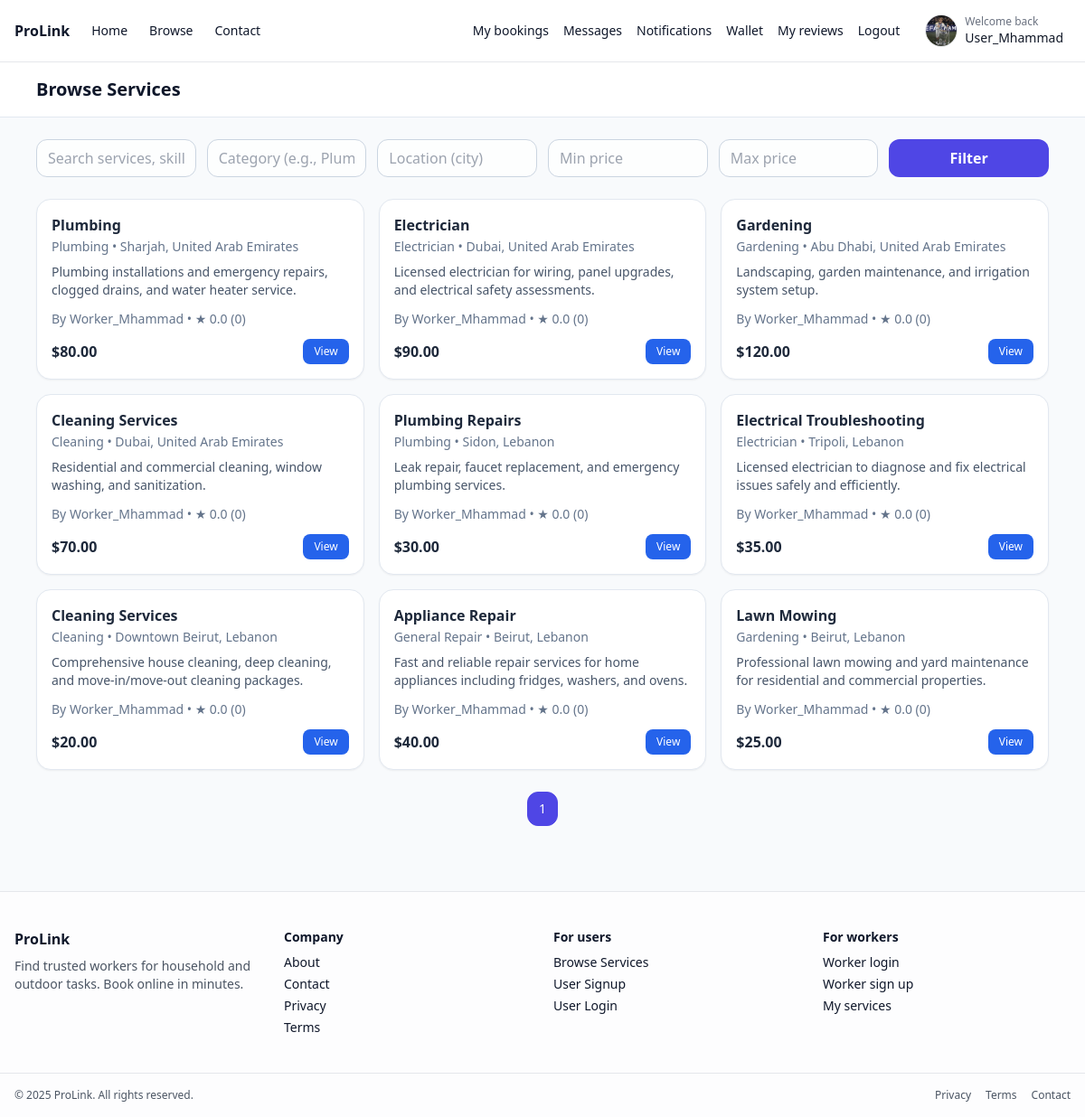
The app's page /browse.php (signed in) with its own data.
### tables this page shows
CREATE TABLE `users` (
  `user_id` int(11) NOT NULL,
  `full_name` varchar(100) NOT NULL,
  `email` varchar(100) NOT NULL,
  `password` varchar(255) NOT NULL,
  `phone` varchar(20) DEFAULT NULL,
  `address` varchar(255) DEFAULT NULL,
  `profile_image` varchar(255) DEFAULT NULL,
  `created_at` timestamp NOT NULL DEFAULT current_timestamp()
);

CREATE TABLE `services` (
  `service_id` int(11) NOT NULL,
  `worker_id` int(11) NOT NULL,
  `title` varchar(150) NOT NULL,
  `description` text NOT NULL,
  `category` varchar(100) NOT NULL,
  `price` decimal(10,2) NOT NULL,
  `location` varchar(150) DEFAULT NULL,
  `status` enum('active','inactive') DEFAULT 'active',
  `created_at` timestamp NOT NULL DEFAULT current_timestamp()
);

CREATE TABLE `workers` (
  `worker_id` int(11) NOT NULL,
  `full_name` varchar(100) NOT NULL,
  `email` varchar(100) NOT NULL,
  `password` varchar(255) NOT NULL,
  `phone` varchar(20) DEFAULT NULL,
  `skill_category` varchar(100) DEFAULT NULL,
  `hourly_rate` decimal(10,2) DEFAULT NULL,
  `bio` text DEFAULT NULL,
  `rating` float DEFAULT 0,
  `created_at` timestamp NOT NULL DEFAULT current_timestamp(),
  `status` enum('active','inactive') DEFAULT 'active',
  `profile_image` varchar(255) DEFAULT NULL
);

### browse.php (the view, shortened to what this page needs)
<?php
if (!isset($conn) || !($conn instanceof mysqli)) {
  $db_host = getenv('DB_HOST') ?: 'localhost';
  $db_user = getenv('DB_USER') ?: 'root';
  $db_pass = getenv('DB_PASS') ?: '';
  $db_name = getenv('DB_NAME') ?: 'prolink_db';
  $conn = @new mysqli($db_host, $db_user, $db_pass, $db_name);
}
$conn->set_charset('utf8mb4');
$q         = trim($_GET['q'] ?? '');
$category  = trim($_GET['category'] ?? '');
$location  = trim($_GET['location'] ?? '');
$min_price = trim($_GET['min_price'] ?? '');
$max_price = trim($_GET['max_price'] ?? '');
$page      = max(1, (int)($_GET['page'] ?? 1));
$per_page  = 12;
$offset    = ($page - 1) * $per_page;
$where = [];
$params = [];
$types  = '';
$where_sql = $where ? ('WHERE ' . implode(' AND ', $where)) : '';
$count_sql = "SELECT COUNT(*)
              FROM services s
              INNER JOIN workers w ON w.worker_id = s.worker_id
              $where_sql";
$count_stmt = $conn->prepare($count_sql);
$count_stmt->execute();
$count_stmt->bind_result($total);
$total = (int)$total;
$total_pages = max(1, (int)ceil($total / $per_page));
$sql = "SELECT
          s.service_id, s.title, s.description, s.category, s.price, s.location, s.status, s.created_at,
          w.worker_id, w.full_name,
          COALESCE(rv.avg_rating, w.rating, 0) AS avg_rating,
          COALESCE(rv.review_count, 0) AS review_count,
          w.skill_category, w.hourly_rate
        FROM services s
        INNER JOIN workers w ON w.worker_id = s.worker_id
        LEFT JOIN (
          SELECT worker_id, AVG(rating) AS avg_rating, COUNT(*) AS review_count
          FROM reviews
          GROUP BY worker_id
        ) rv ON rv.worker_id = w.worker_id
        $where_sql
        ORDER BY s.created_at DESC
        LIMIT ? OFFSET ?";
$stmt = $conn->prepare($sql);
$types2 = $types . 'ii';
$params2 = $params;
$params2[] = $per_page;
$params2[] = $offset;
$stmt->bind_param($types2, ...$params2);
$stmt->execute();
$result = $stmt->get_result();
$rows = $result ? $result->fetch_all(MYSQLI_ASSOC) : [];
function h($v){ return htmlspecialchars((string)$v, ENT_QUOTES, 'UTF-8'); }
?>
<!DOCTYPE html>
<html lang="en">
<head>
  <script src="https://cdn.tailwindcss.com"></script>
</head>
<body class="bg-slate-50 text-slate-900">
  <?php include __DIR__ . '/partials/navbar.php'; ?>
  <header class="sticky top-0 z-10 bg-white border-b border-slate-200">
    <div class="max-w-6xl mx-auto px-4 py-4">
      <h1 class="text-xl font-semibold">Browse Services</h1>
    </div>
  </header>
  <main class="max-w-6xl mx-auto px-4 py-6">
    <form class="grid gap-3 sm:grid-cols-2 lg:grid-cols-6 mb-6" method="get">
      <input type="text" name="q" placeholder="Search services, skills or names…" value="<?= h($q) ?>"
             class="w-full rounded-xl border border-slate-300 bg-white/80 px-3 py-2 focus:outline-none focus:ring-2 focus:ring-indigo-500" />
      <input type="text" name="category" placeholder="Category (e.g., Plumbing)" value="<?= h($category) ?>"
             class="w-full rounded-xl border border-slate-300 bg-white/80 px-3 py-2 focus:outline-none focus:ring-2 focus:ring-indigo-500" />
      <input type="text" name="location" placeholder="Location (city)" value="<?= h($location) ?>"
             class="w-full rounded-xl border border-slate-300 bg-white/80 px-3 py-2 focus:outline-none focus:ring-2 focus:ring-indigo-500" />
      <input type="number" step="0.01" name="min_price" placeholder="Min price" value="<?= h($min_price) ?>"
             class="w-full rounded-xl border border-slate-300 bg-white/80 px-3 py-2 focus:outline-none focus:ring-2 focus:ring-indigo-500" />
      <input type="number" step="0.01" name="max_price" placeholder="Max price" value="<?= h($max_price) ?>"
             class="w-full rounded-xl border border-slate-300 bg-white/80 px-3 py-2 focus:outline-none focus:ring-2 focus:ring-indigo-500" />
      <button type="submit"
              class="inline-flex items-center justify-center rounded-xl bg-indigo-600 text-white font-semibold px-4 py-2 hover:bg-indigo-700 transition">
        Filter
      </button>
    </form>
    <?php if (empty($rows)): ?>
      <div class="text-center text-slate-500 py-16">No services found. Try broadening your filters.</div>
    <?php else: ?>
      <div class="grid gap-4 sm:grid-cols-2 lg:grid-cols-3">
        <?php foreach ($rows as $r): ?>
          <div class="rounded-2xl border border-slate-200 bg-white p-4 shadow-sm">
            <div class="font-semibold text-slate-800"><?= h($r['title']) ?></div>
            <div class="text-sm text-slate-500 mt-0.5"><?= h($r['category']) ?> • <?= h($r['location'] ?? 'N/A') ?></div>
            <p class="text-sm text-slate-600 mt-2">
              <?= h(mb_strimwidth($r['description'], 0, 120, '…', 'UTF-8')) ?>
            </p>
            <div class="text-sm text-slate-500 mt-3">
              By <?= h($r['full_name']) ?> • ★ <?= number_format((float)($r['avg_rating'] ?? 0), 1) ?> (<?= (int)($r['review_count'] ?? 0) ?>)
            </div>
                        <div class="mt-3 flex items-center justify-between">
              <div class="font-bold text-slate-800">
                $<?= number_format((float)$r['price'], 2) ?>
              </div>
              <a
                href="service.php?id=<?= (int)$r['service_id'] ?>"
                class="inline-flex items-center px-3 py-1.5 rounded-lg bg-blue-600 text-white text-xs hover:bg-blue-700"
              >
                View
              </a>
            </div>
          </div>
        <?php endforeach; ?>
      </div>
      <nav class="flex justify-center gap-2 mt-6" aria-label="Pagination">
        <?php
          $qs = $_GET; unset($qs['page']);
          for ($p = 1; $p <= $total_pages; $p++):
            $qs['page'] = $p;
            $url = '?' . http_build_query($qs);
            $isActive = $p === $page;
        ?>
          <a href="<?= $url ?>"
             class="px-3 py-2 rounded-xl border text-sm <?= $isActive ? 'bg-indigo-600 text-white border-indigo-600' : 'bg-white border-slate-200 text-slate-800 hover:bg-slate-50' ?>">
             <?= $p ?>
          </a>
        <?php endfor; ?>
      </nav>
    <?php endif; ?>
  </main>
   <?php include (__DIR__) . '/partials/footer.php'; ?>
</body>
</html>

### partials/navbar.php (shortened to what this page needs)
<?php
$root = dirname(__DIR__);
$baseUrl = defined('BASE_URL') ? rtrim((string)BASE_URL, '/') : '/Prolink';
if (!function_exists('initials_from_name')) {
  function initials_from_name(string $name): string {
    $name = trim(str_replace('_', ' ', $name));
    $parts = preg_split('/\s+/', $name);
    $ini = '';
    foreach ($parts as $p) {
      $p = trim($p);
      $ini .= function_exists('mb_substr') ? mb_strtoupper(mb_substr($p, 0, 1)) : strtoupper(substr($p, 0, 1));
      $len = function_exists('mb_strlen') ? mb_strlen($ini) : strlen($ini);
      if ($len >= 2) break;
    }
    return $ini !== '' ? $ini : 'U';
  }
}
if (!function_exists('prolink_profile_image_from_db')) {
  function prolink_profile_image_from_db(?string $relPath, string $baseUrl, string $root): ?string {
    $relPath = trim((string)$relPath);
    $relPath = ltrim($relPath, '/');
    $fs = $root . '/' . $relPath;
    return $baseUrl . '/' . $relPath . '?v=' . @filemtime($fs);
  }
}
?>
<nav class="bg-white border-b">
  <div class="max-w-7xl mx-auto px-4 py-3 flex items-center justify-between">
    <div class="flex items-center gap-6">
      <a href="<?= h($baseUrl) ?>/" class="font-bold">ProLink</a>
      <a href="<?= h($baseUrl) ?>/" class="text-sm">Home</a>
      <a href="<?= h($baseUrl) ?>/browse.php" class="text-sm">Browse</a>
      <a href="<?= h($baseUrl) ?>/pages/contact.php" class="text-sm">Contact</a>
    </div>
    <div class="flex items-center gap-4">
      <?php if (!empty($_SESSION['user_id'])): ?>
        <?php
          $uid = (int)$_SESSION['user_id'];
          $displayName = 'User';
          $profileImageRel = null;
          $hasImgCol = (function_exists('col_exists') && isset($conn) && ($conn instanceof mysqli))
            ? col_exists($conn, 'users', 'profile_image')
            : false;
          if (isset($conn) && ($conn instanceof mysqli)) {
            if ($hasImgCol) {
              $st = @$conn->prepare('SELECT full_name, profile_image FROM users WHERE user_id=? LIMIT 1');
            } else {
              $st = @$conn->prepare('SELECT full_name FROM users WHERE user_id=? LIMIT 1');
            }
            if ($st) {
              @$st->bind_param('i', $uid);
              @$st->execute();
              $res = @$st->get_result();
              $row = $res ? $res->fetch_assoc() : null;
              if (!empty($row['full_name'])) $displayName = (string)$row['full_name'];
              if ($hasImgCol && !empty($row['profile_image'])) $profileImageRel = (string)$row['profile_image'];
            }
          }
          $imgUrl = prolink_profile_image_from_db($profileImageRel, $baseUrl, $root);
          $initials = initials_from_name($displayName);
        ?>
        <a class="text-sm" href="<?= h($baseUrl) ?>/user/my-bookings.php">My bookings</a>
        <a class="text-sm" href="<?= h($baseUrl) ?>/user/user-messages.php">Messages</a>
        <a class="text-sm" href="<?= h($baseUrl) ?>/user/notifications.php">Notifications</a>
        <a class="text-sm" href="<?= h($baseUrl) ?>/user/wallet.php">Wallet</a>
        <a class="text-sm" href="<?= h($baseUrl) ?>/user/my-reviews.php">My reviews</a>
        <a class="text-sm" href="<?= h($baseUrl) ?>/auth/logout.php">Logout</a>
        <a href="<?= h($baseUrl) ?>/user/profile.php"
           class="flex items-center gap-2 ml-1 px-2 py-1 rounded-full hover:bg-gray-50"
           title="Edit profile">
          <?php if (!empty($imgUrl)): ?>
            <img src="<?= h($imgUrl) ?>" alt="Profile" class="w-9 h-9 rounded-full object-cover border" />
          <?php else: ?>
            <div class="w-9 h-9 rounded-full bg-blue-600 text-white flex items-center justify-center text-xs font-semibold">
              <?= h($initials) ?>
            </div>
          <?php endif; ?>
          <div class="hidden md:block leading-tight">
            <div class="text-xs text-gray-500">Welcome back</div>
            <div class="text-sm font-medium text-gray-900 max-w-[180px] truncate"><?= h($displayName) ?></div>
          </div>
        </a>
      <?php elseif (!empty($_SESSION['admin_id'])): ?>
        <a class="text-sm" href="<?= h($baseUrl) ?>/admin/view-notifications.php">Notifications</a>
        <a class="text-sm" href="<?= h($baseUrl) ?>/auth/logout.php">Logout</a>
      <?php else: ?>
        <a class="text-sm" href="<?= h($baseUrl) ?>/auth/login.php">Login</a>
        <a class="text-sm bg-blue-600 text-white px-3 py-1 rounded" href="<?= h($baseUrl) ?>/auth/register.php">Sign up</a>
      <?php endif; ?>
    </div>
  </div>
</nav>

### records on screen
users: profile_image (picture), full_name "User_Mhammad"
services: title "Plumbing", category "Plumbing", location "Sharjah, United Arab Emirates", description "Plumbing installations and emergency repairs, clogged drains, and water heater service.", worker.full_name "Worker_Mhammad", avg_rating "0.0", review_count "0", price "80.00"
services: title "Electrician", category "Electrician", location "Dubai, United Arab Emirates", description "Licensed electrician for wiring, panel upgrades, and electrical safety assessments.", worker.full_name "Worker_Mhammad", avg_rating "0.0", review_count "0", price "90.00"
services: title "Gardening", category "Gardening", location "Abu Dhabi, United Arab Emirates", description "Landscaping, garden maintenance, and irrigation system setup.", worker.full_name "Worker_Mhammad", avg_rating "0.0", review_count "0", price "120.00"
services: title "Cleaning Services", category "Cleaning", location "Dubai, United Arab Emirates", description "Residential and commercial cleaning, window washing, and sanitization.", worker.full_name "Worker_Mhammad", avg_rating "0.0", review_count "0", price "70.00"
services: title "Plumbing Repairs", category "Plumbing", location "Sidon, Lebanon", description "Leak repair, faucet replacement, and emergency plumbing services.", worker.full_name "Worker_Mhammad", avg_rating "0.0", review_count "0", price "30.00"
services: title "Electrical Troubleshooting", category "Electrician", location "Tripoli, Lebanon", description "Licensed electrician to diagnose and fix electrical issues safely and efficiently.", worker.full_name "Worker_Mhammad", avg_rating "0.0", review_count "0", price "35.00"
services: title "Cleaning Services", category "Cleaning", location "Downtown Beirut, Lebanon", description "Comprehensive house cleaning, deep cleaning, and move-in/move-out cleaning packages.", worker.full_name "Worker_Mhammad", avg_rating "0.0", review_count "0", price "20.00"
services: title "Appliance Repair", category "General Repair", location "Beirut, Lebanon", description "Fast and reliable repair services for home appliances including fridges, washers, and ovens.", worker.full_name "Worker_Mhammad", avg_rating "0.0", review_count "0", price "40.00"
services: title "Lawn Mowing", category "Gardening", location "Beirut, Lebanon", description "Professional lawn mowing and yard maintenance for residential and commercial properties.", worker.full_name "Worker_Mhammad", avg_rating "0.0", review_count "0", price "25.00"
